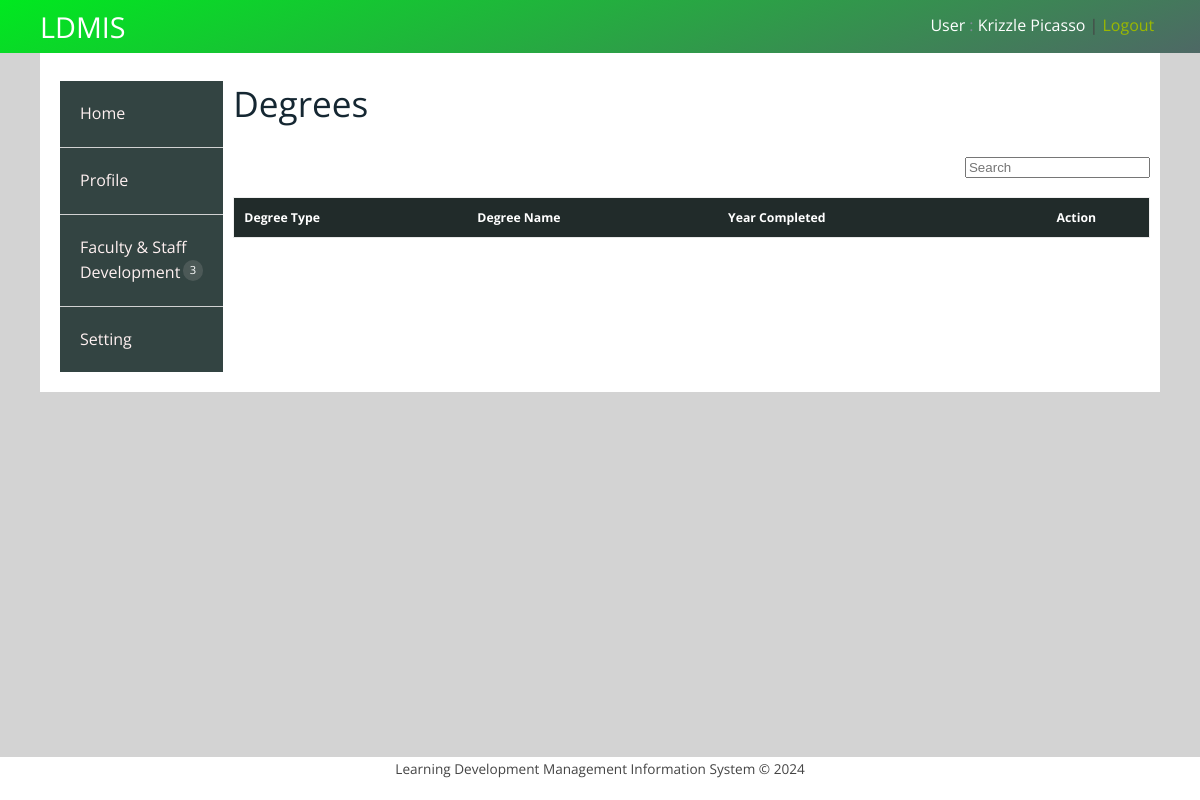
Before: /user/degreesview.php (signed in) with the older database file.
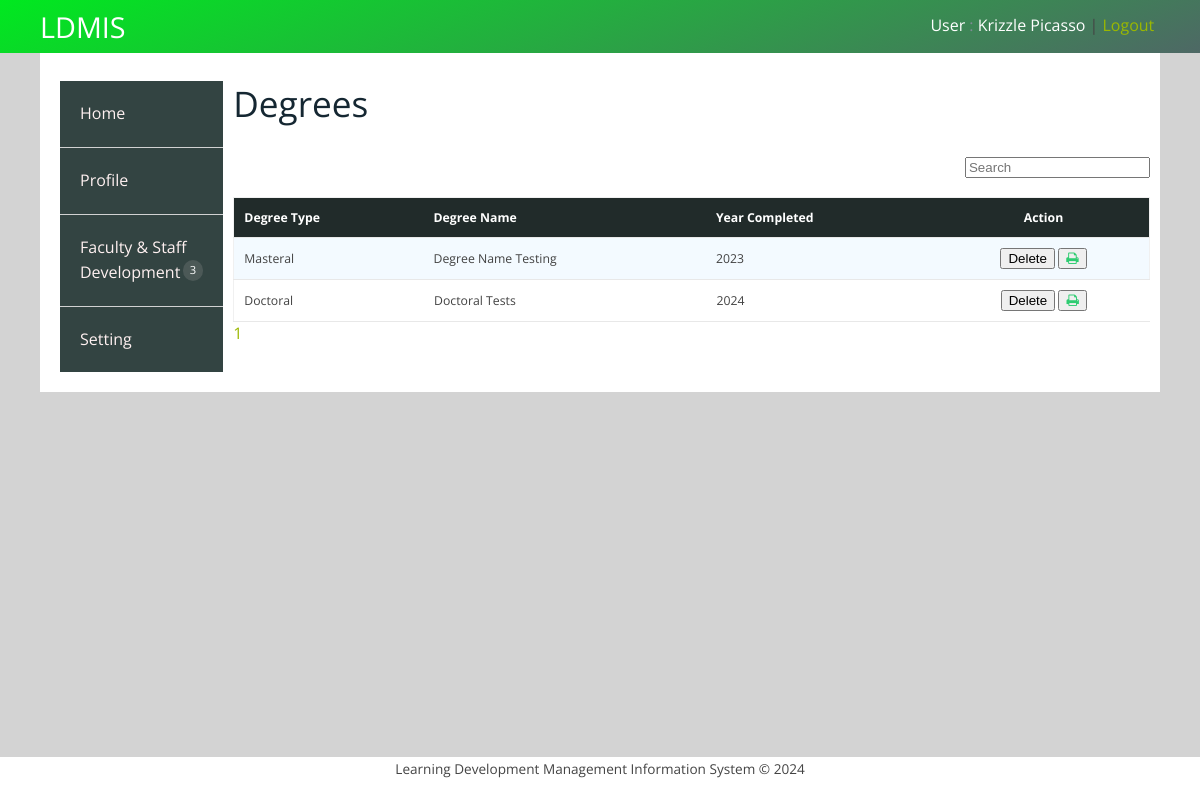
After: the same page with the newer database file.
### tables this page shows
CREATE TABLE `degreedetails` (
  `Detail_Id` int(11) NOT NULL,
  `EmpId` int(20) DEFAULT NULL,
  `DegreeType` text DEFAULT NULL,
  `DegreeName` text DEFAULT NULL,
  `YearCompleted` year(4) DEFAULT NULL
);

### user/degreesview.php (the view, shortened to what this page needs)
<?php include('userheader.php'); ?>
<?php
    $dbs = new database();
    $db = $dbs->connection();
    $page = "";
    $EmpId = $_SESSION['User']['EmployeeId'];
    $SearchName = isset($_GET['search']) ? $_GET['search'] : '';
    $total_query = mysqli_query($db, "SELECT COUNT(Detail_Id) as total FROM degreedetails WHERE EmpId = '$EmpId' AND DegreeType LIKE '%$SearchName%'");
    $total_result = mysqli_fetch_array($total_query);
    $total_records = $total_result['total'];
    $RecordeLimit = 10;
    $sql = mysqli_query($db, "SELECT * FROM degreedetails WHERE EmpId = '$EmpId' AND DegreeType LIKE '%$SearchName%' LIMIT $RecordeLimit");
    for ($i = 0; $i < ceil($total_records / $RecordeLimit); $i++) {
        $d = $i + 1;
        $page .= "<a href='?bn=$d'>$d</a>&nbsp &nbsp &nbsp";
    }
?>
<link rel="stylesheet" type="text/css" href="../css/table-style.css" />
<div class="validation-form">
    <div>
        <div class="w3l-table-info">
            <h2>Degrees</h2>
            <br>
            <div class="s-12 l-10">
                <form method="GET" action="#">
                    <input type="search-box" style="float: right;" placeholder="Search" value="<?php echo (isset($_GET['search'])) ? $_GET['search'] : ''; ?>" type="text" name="search"><br>
                </form>
                <table id="table">
                    <thead>
                        <tr>
                            <th style="text-transform: capitalize;">Degree Type</th>
                            <th style="text-transform: capitalize;">Degree Name</th>
                            <th style="text-transform: capitalize;">Year Completed</th>
                            <th style="text-transform: capitalize; text-align: center;">Action</th>
                        </tr>
                    </thead>
                    <tbody>
                        <?php while ($row = mysqli_fetch_assoc($sql)) { ?>
                            <tr>
                                <td><?php echo $row['DegreeType']; ?></td>
                                <td><?php echo $row['DegreeName']; ?></td>
                                <td><?php echo $row['YearCompleted']; ?></td>
                                <td style="text-align: center;">
                                    <form method="POST" action="#">
                                        <button type="submit" name="delete" class="btn btn-default">Delete</button>
                                        <button type="button" onclick="printTableRow(<?php echo $row['Detail_Id']; ?>)" class="btn btn-default"><i class="fa fa-print" style="color: #2ecc71;" aria-hidden="true"></i></button>
                                    </form>
                                </td>
                            </tr>
                        <?php } ?>
                    </tbody>
                </table>
            </div>
            <div><?php echo $page; ?></div>
        </div>
    </div>
</div>
<?php include('userfooter.php'); ?>

Changed rows visible on the page:
added degreedetails: DegreeType "Masteral", DegreeName "Degree Name Testing", YearCompleted "2023"
added degreedetails: DegreeType "Doctoral", DegreeName "Doctoral Tests", YearCompleted "2024"
Other visible differences:
new list line: "1"
